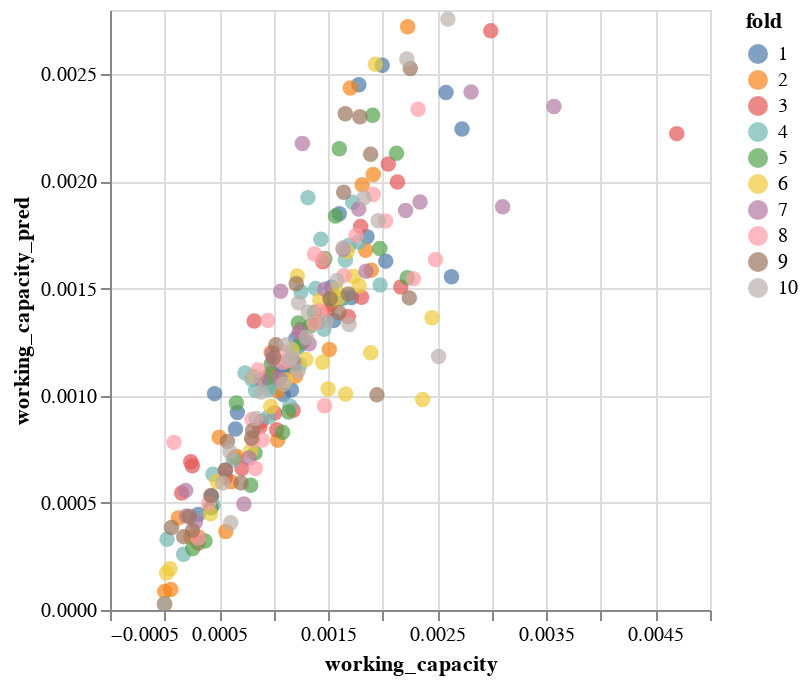

This figure's notebook cell:
### Markdown cell above
PARITY PLOT - ALT

### Code cell
alt.Chart(results).mark_circle(size=60).encode(
    x=label,
    y=f"{label}_pred",
    color="fold:N",
    tooltip=["structure_name", label, f"{label}_pred", "abs_rel_deviation", "fold"]
).interactive()

### Figure 1 — Vega-Lite specification as saved in the notebook (floating-point values rounded to 4 significant figures; data arrays with more than 128 entries replaced by an {"elided": "..."} marker saying what was removed)
{"config": {"view": {"continuousWidth": 300, "continuousHeight": 300}}, "data": {"name": "data-54eae44b844e0771d795b080f67a08ca"}, "mark": {"type": "circle", "size": 60}, "encoding": {"color": {"field": "fold", "type": "nominal"}, "tooltip": [{"field": "structure_name", "type": "nominal"}, {"field": "working_capacity", "type": "quantitative"}, {"field": "working_capacity_pred", "type": "quantitative"}, {"field": "abs_rel_deviation", "type": "quantitative"}, {"field": "fold", "type": "quantitative"}], "x": {"field": "working_capacity", "type": "quantitative"}, "y": {"field": "working_capacity_pred", "type": "quantitative"}}, "params": [{"name": "param_3", "select": {"type": "interval", "encodings": ["x", "y"]}, "bind": "scales"}], "$schema": "https://vega.github.io/schema/vega-lite/v5.20.1.json", "datasets": {"data-54eae44b844e0771d795b080f67a08ca": {"elided": "245 records"}}}
